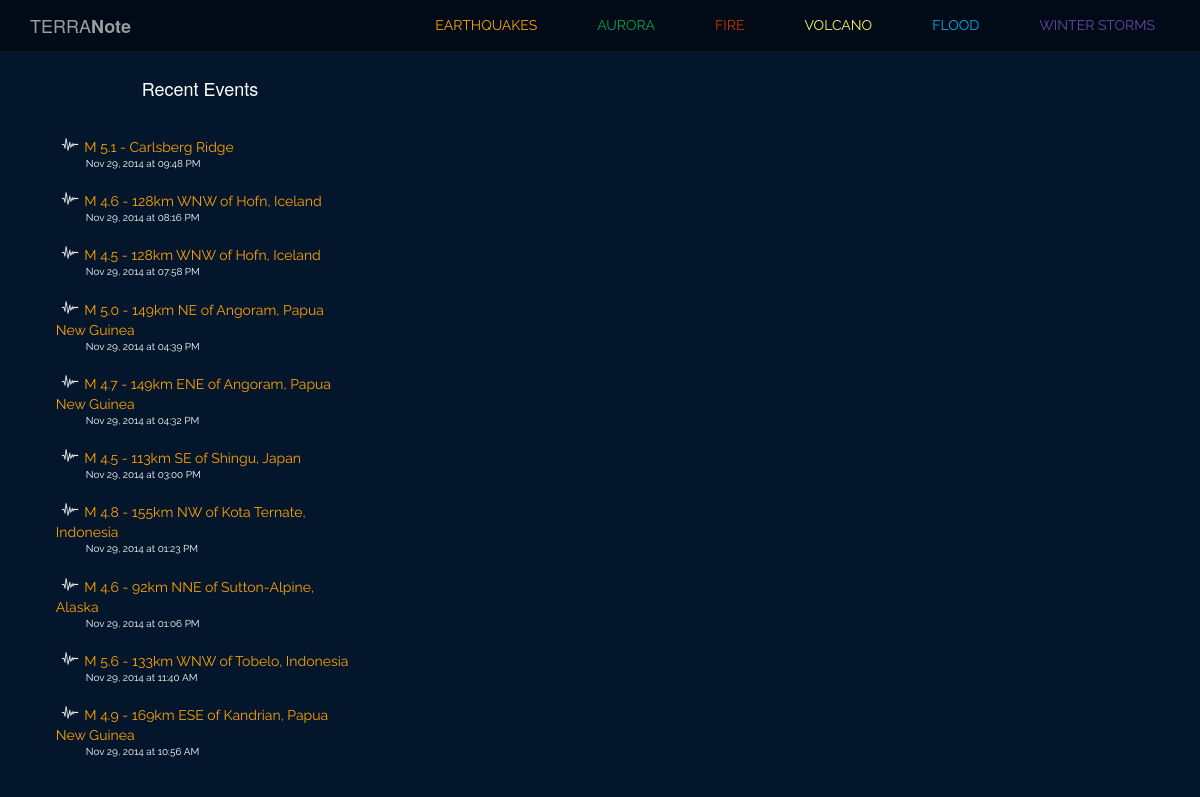
The page / on the database its author committed.
### model.py (models this page shows)
class Quake(Base):
    __tablename__ = "quakes"
    quake_id = Column(String(50), primary_key = True)
    quake_title = Column(String, nullable = False)
    quake_type = Column(String(25), nullable = False)
    magnitude = Column(Float, nullable = False)
    place = Column(String, nullable = False)
    latitude = Column(Float, nullable = False)
    longitude = Column(Float, nullable = False)
    depth = Column(Float, nullable = False)
    quake_datetime = Column(DateTime, nullable = False)
    url = Column(String, nullable = False)
    seismictype = Column(String, nullable = False)
    status = Column(String, nullable = False)
    felt = Column(Integer, nullable = True)
    tsunami = Column(Integer, nullable = True)
    recordtime = Column(DateTime, nullable = False)

### note.py (the view)
@app.route("/")
def home_map():
	topten = db_session.query(Quake).order_by(Quake.quake_datetime.desc()).limit(10)
	cols = Quake.__table__.columns
	json_compiled = {}
	for quake in topten:
		json_compiled[quake.quake_id] = {}
		json_compiled[quake.quake_id]['lat'] = quake.latitude
		json_compiled[quake.quake_id]['lng'] = quake.longitude
		json_compiled[quake.quake_id]['title'] = quake.quake_title
		json_compiled[quake.quake_id]['id'] = quake.quake_id
	print json_compiled
	recent_quakes = db_session.query(Quake).order_by(Quake.quake_datetime.desc()).limit(10)
	return render_template("home.html", recent_quakes=recent_quakes, top_ten=json_compiled)

### templates/home.html (shortened to what this page needs)
{% extends 'base.html' %}
{% block body %}
<div class="col-sm-4" class="event-list">
	<div class="col-sm-1"></div>
		<div class="col-sm-10" class="event-list" id="userpoint">
			<div class="row">
				<div id="recent-events">Recent Events</div>
			</div>
			<div class="row">
				{% for quake in recent_quakes %}
					<div class="quake-list">
						<img class="small-icon" src="/static/images/quake-icon.png"/>
						<div class="recent-title quake-orange"><a href="/quakes/{{ quake.quake_id }}">{{ quake.quake_title }}</a></div>
						<div class="recent-datetime">{{ quake.quake_datetime.strftime('%b %d, %Y at %I:%M %p') }}</div>
					</div>
				{% endfor %}
			</div>
		</div>
	<div class="col-sm-1"></div>
</div>
<div class="col-sm-8" class="event-map" id="ten-map">
</div>
{% endblock %}

### static/note.css (style rules this page uses)
body { background-color: #04162b; color: #FFFFFF }
a { color:inherit; text-decoration: none; }
.recent-title { font-size: 14px; text-decoration: none; font-family: 'Raleway', sans-serif; font-weight: 400; }
.recent-datetime { font-size: 10px; padding-left: 30px; }
#recent-events { font-size: 18px; text-align: center; padding-top: 25px; padding-bottom: 25px; }
img.small-icon { height: 15px; padding-left: 5px; padding-right: 5px; float: left; }
#ten-map { height:725px; width:1050px; }
.quake-orange { color: #fda204; }
.quake-list { padding-left: 10px; padding-bottom: 10px; padding-top:10px; color: #FFFFFF; font-family: 'Raleway', sans-serif; font-weight: 400; }

### rows shown on the page
Quake: quake_title "M 5.1 - Carlsberg Ridge", quake_datetime "Nov 29, 2014 at 09:48 PM"
Quake: quake_title "M 4.6 - 128km WNW of Hofn, Iceland", quake_datetime "Nov 29, 2014 at 08:16 PM"
Quake: quake_title "M 4.5 - 128km WNW of Hofn, Iceland", quake_datetime "Nov 29, 2014 at 07:58 PM"
Quake: quake_title "M 5.0 - 149km NE of Angoram, Papua New Guinea", quake_datetime "Nov 29, 2014 at 04:39 PM"
Quake: quake_title "M 4.7 - 149km ENE of Angoram, Papua New Guinea", quake_datetime "Nov 29, 2014 at 04:32 PM"
Quake: quake_title "M 4.5 - 113km SE of Shingu, Japan", quake_datetime "Nov 29, 2014 at 03:00 PM"
Quake: quake_title "M 4.8 - 155km NW of Kota Ternate, Indonesia", quake_datetime "Nov 29, 2014 at 01:23 PM"
Quake: quake_title "M 4.6 - 92km NNE of Sutton-Alpine, Alaska", quake_datetime "Nov 29, 2014 at 01:06 PM"
Quake: quake_title "M 5.6 - 133km WNW of Tobelo, Indonesia", quake_datetime "Nov 29, 2014 at 11:40 AM"
Quake: quake_title "M 4.9 - 169km ESE of Kandrian, Papua New Guinea", quake_datetime "Nov 29, 2014 at 10:56 AM"
